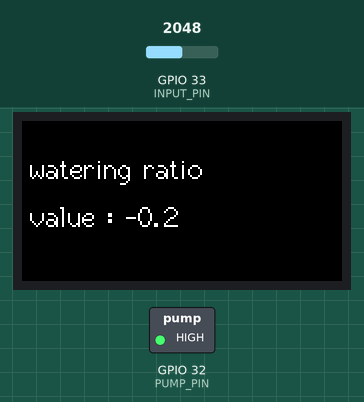
This sketch was run on a simulated ESP32. On the bench: 160×80 colour display, switched loads named in the sketch (green lamp = pin HIGH). The test bench sets the inputs (shaded band); at power-on: GPIO 33 (INPUT_PIN) = 2048. WiFi joins after 1.5 s; servers stay silent unless stated; web services answer with replies made up by the test bench; what the sketch prints to the serial monitor is not drawn. At 17.9 s the program puts the board to deep sleep or switches it off; the recording ends there.

Above: at 6.7 s.
At 11.7 s:
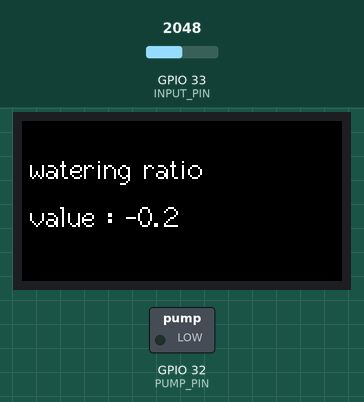
Timing chart, 0 to 13.2 s (numbered marks = the images above):
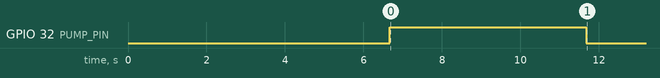

The sketch:

app.ino
```cpp
#include <M5StickC.h>
#include <WiFiClientSecure.h>
#include <ssl_client.h>

#define INPUT_PIN 33
#define PUMP_PIN 32

const char  wifi_ssid[]  = "replase here";
const char  wifi_key[]   = "replase here";
const char* notify_host = "notify-api.line.me";
const char* notify_token1 = "replase here"; //乾いてた時
const char* notify_token2 = "replase here"; //潤ってた時

String sensor_moisture;

float vol, moisture, threshold_moisture;

void setup() {
    M5.begin();
    Serial.begin(115200);

    pinMode(INPUT_PIN, INPUT);
    pinMode(PUMP_PIN,OUTPUT);

    // WiFi接続
    Serial.printf("Connecting to %s ", wifi_ssid);
    WiFi.begin(wifi_ssid, wifi_key);
    while (WiFi.status() != WL_CONNECTED) {
      delay(500);
      Serial.print(".");
    }
    Serial.println("CONNECTED");

    M5.Lcd.setRotation(1);
    M5.Axp.ScreenBreath(10);
    M5.lcd.setTextFont(2);
}

void send_notify(String msg, String token) {
    WiFiClientSecure client;
    client.setInsecure();
    Serial.println("Try Line Notify");
    if (!client.connect(notify_host, 443)) {
      delay(2000);
      return;
    }
    String query = String("message=") + String(msg);
    query = query + "&stickerId=10858&stickerPackageId=789";
    String request = String("") +
                 "POST /api/notify HTTP/1.1\r\n" +
                 "Host: " + notify_host + "\r\n" +
                 "Authorization: Bearer " + token + "\r\n" +
                 "Content-Length: " + String(query.length()) +  "\r\n" +
                 "Content-Type: application/x-www-form-urlencoded\r\n\r\n" +
                  query + "\r\n";
    client.print(request);
    while (client.connected()) {
      String line = client.readStringUntil('\n');
      Serial.println(line);
      if (line == "\r") {
        break;
      }
    }

    String line = client.readStringUntil('\n');
    Serial.println(line);
    client.stop();
}

void loop() {
    Serial.println();
    Serial.println("started....................");
    M5.lcd.fillScreen(BLACK);
    M5.Lcd.setTextColor(WHITE, BLACK);

    delay(5*1000);
    float test =  analogRead(INPUT_PIN);

    //Get the measured value
    float adc =  analogRead(INPUT_PIN);
          adc += analogRead(INPUT_PIN);
          adc += analogRead(INPUT_PIN);
          adc += analogRead(INPUT_PIN);
          adc += analogRead(INPUT_PIN);
          adc = adc / 5;

    vol = (adc + 1) * 3.3 / (4095 + 1);
    moisture  = 100 * (1.65 - vol) / (1.65 - 1.2);

    Serial.printf("Voltage: %2.2fV  Moisture: %0.2f%%\r\n", vol, moisture);

    //Judge the watering
    threshold_moisture = 20.0;//Turn on when 50% or less

    int32_t drawX=4 ,drawY = 16;
    char valStr[32];
    M5.lcd.drawString("watering ratio",drawX,drawY);
    drawY += 24;
    sprintf(valStr,"value : %2.1f%",moisture);
    M5.lcd.drawString(valStr,drawX,drawY);

    if (moisture <= threshold_moisture){
      Serial.println("Needs watering");

      digitalWrite(PUMP_PIN,HIGH);
      delay(1000*5);//pump discharge:8.3 ml/s * 5 (without height difference)
      digitalWrite(PUMP_PIN,LOW);

      sprintf(valStr,"乾いていたから水をあげた: %.2f %",moisture);
      send_notify(valStr, notify_token1);
    }else{
      sprintf(valStr,"土は潤っている: %.2f %",moisture);
      send_notify(valStr, notify_token2);
    }

    Serial.println(valStr);
    delay(5*1000);

    //スリープ
    Serial.println("...............Enter sleep");
    // 画面を消す
    M5.Axp.ScreenBreath(0);
    //60分deep sleep
    esp_sleep_enable_timer_wakeup(SLEEP_MIN(60));
    esp_deep_sleep_start();
}
```

Measured:
- by itself, GPIO 32 (PUMP_PIN): LOW → HIGH at 6.7 s, → LOW 5.0 s later
